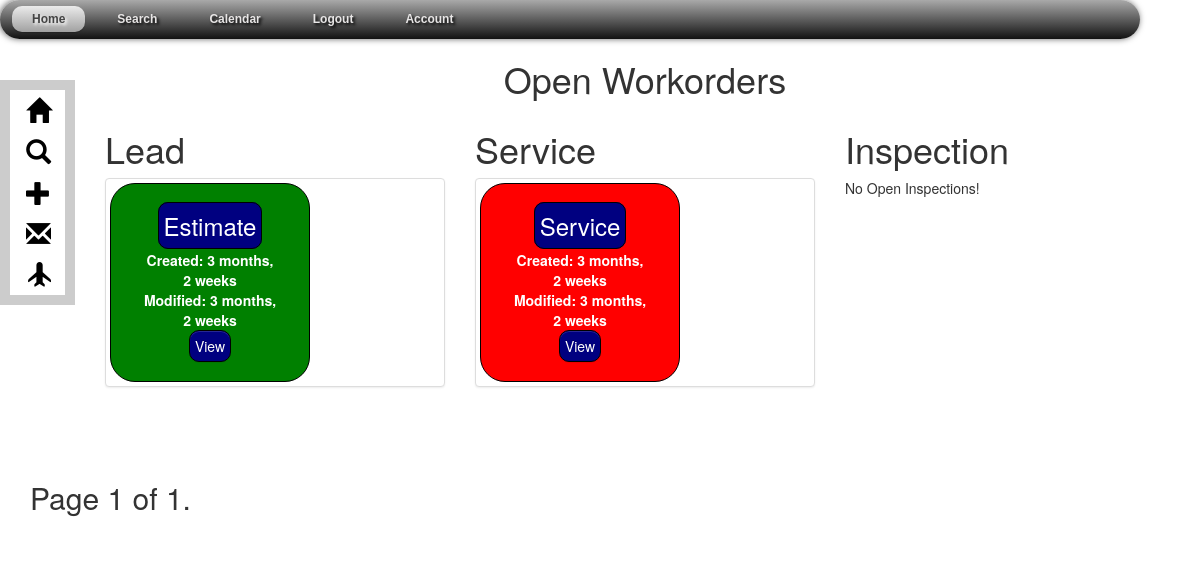
/customers/open_workorders/ (signed in), run on an earlier commit of the app's database.
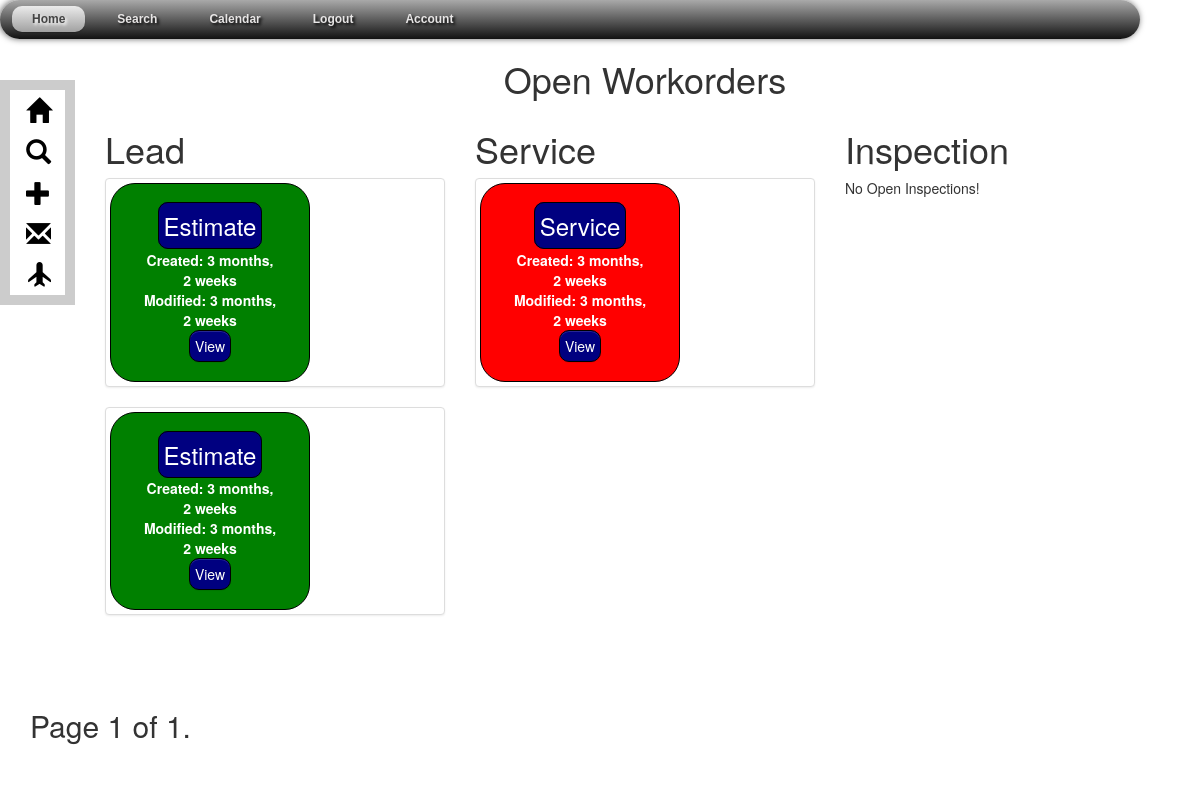
And on a later commit of the database.
### Customers/models.py (models this page shows, shortened)
class Appointment(models.Model):
    appId = models.AutoField(primary_key=True)
    customer_id = models.ForeignKey('Customer', default=0)
    jobsite_id = models.ForeignKey('Jobsite')
    title = models.CharField(null=True, blank=True, choices=TITLES,max_length=10)
    problem = models.CharField(max_length=200, null=True)
    url = models.CharField(max_length=200, default="")
    schedule_date = models.DateField(null=True, blank=True)
    unscheduled = models.BooleanField(default=True)
    time_slot = models.CharField(blank=True, choices=TIME_SLOTS, default='', max_length=20, null=True)
    start = models.CharField(null=True, max_length=30, blank=True)
    end = models.CharField(null=True, max_length=30, blank=True)
    appt = models.CharField(null=True, max_length=70, blank=True)
    color = models.CharField(null=True, max_length=20, default="red")
    assigned_to = models.CharField(choices=LEAD_ASSIGNED_CHOICES,max_length=20, blank=True, default="")
    contract = models.FileField(upload_to=upload_location, blank=True)
    completed = models.BooleanField(default=False, blank=True)
    created = models.DateTimeField(auto_now=False, auto_now_add=True, null=True)
    modified = models.DateTimeField(auto_now=True, auto_now_add=False, null=True)
    modified_by = models.CharField(max_length=50, default=1, null=True)
    notes = models.TextField(max_length=200, default='', null=True)
    def get_absolute_url(self):
        return reverse("customers:appointment_detail", kwargs={"id": self.customer_id, "jobId":self.jobsite_id, "appId":self.appId})

### Customers/views.py (the view)
@login_required(login_url='customers:login')
def open_workorders(request):
    queryset_list = Appointment.objects.all().filter(completed=False).order_by('created')
    paginator = Paginator(queryset_list, 25) # show 25 customers per page
    page_request_var = "page"
    page = request.GET.get(page_request_var)
    ests = queryset_list.filter(title="Estimate")
    servs = queryset_list.filter(title="Service")
    insp = queryset_list.filter(title="Inspection")
    try:
        queryset = paginator.page(page)
    except PageNotAnInteger:
        queryset = paginator.page(1)
    except EmptyPage:
        queryset = paginator.page(paginator.num_pages)
    context = {
        "openlead": "Lead",
        "openserv": "Service",
        "openinsp": "Inspection",
        "ests":ests,
        "servs":servs,
        "insp":insp,
        "object_list": queryset,
        "page_request_var": page_request_var,
    }
    return render(request, "open_workorders.html", context)

### Customers/models.py (called while the page is built)
    def __str__(self):
        return str(self.id)

    def __str__(self):
        return str(self.jobId)

### Customers/templates/open_workorders.html (shortened to what this page needs)
{% extends "base.html" %}
{% block content %}
<div class="container col-xs-12">
<h1 align="center">Open Workorders</h1>
    <div id="lead-div" class="col-xs-4">
        <h1>{{ openlead }}</h1>
        {% if ests%}
        {% for obj in ests %}
            <div class="thumbnail">
                <div class="caption">
                    <h3 class="lead-link"><a href="{{obj.get_absolute_url }}" class="">{{obj.title}}</a></h3>
                    <div class="info">
                    <strong>Created: {{obj.created|timesince }}</strong></br>
                    <strong>Modified: {{ obj.modified|timesince }}</strong><br/>
                    </div>
                    <a href="{{ obj.get_absolute_url }}" class="btn btn-info" id="btnViewWorkorder" role="button">View</a></p>
                </div>
            </div>
        {%endfor%}
        {% else %}
        No Open Leads
        {% endif %}
    </div>
    <div id="serv-div" class="col-xs-4">
        <h1>{{openserv}}</h1>
        {% if servs %}
            {% for obj in servs %}
                <div class="thumbnail">
                    <div class="caption">
                        <h3 class="serv-link"><a href="{{obj.get_absolute_url }}"class="thumbnail-heading">{{obj.title}}</a></h3>
                        <div class="info">
                        <strong>Created: {{obj.created|timesince }}</strong></br>
                        <strong>Modified: {{ obj.modified|timesince }}</strong><br/>
                        </div>
                        <a href="{{ obj.get_absolute_url }}" class="btn btn-info" id="btnViewWorkorder" role="button">View</a></p>
                    </div>
                </div>
            {% endfor %}
        {% else %}
        No Open Service Calls! Good Job!
        {% endif %}
    </div>
    <div id="insp-div" class="col-xs-4">
        <h1>{{openinsp}}</h1>
        {% if insp %}
        {% for obj in insp %}
            <div class="thumbnail">
                <div class="caption">
                    <h3 class="insp-link"><a href="{{obj.get_absolute_url }}"class="thumbnail-heading">{{obj.title}}</a></h3>
                    <div class="info">
                    <strong>Created: {{obj.created|timesince }}</strong></br>
                    <strong>Modified: {{ obj.modified|timesince }}</strong><br/>
                    </div>
                    <a href="{{ obj.get_absolute_url }}" class="btn btn-info" id="btnViewWorkorder" role="button">View</a></p>
                </div>
            </div>
        {% endfor %}
        {% else %}
        No Open Inspections!
        {% endif %}
    </div>
</div>
{% endblock content %}
{% block footer %}
<div class="pagination col-md-8">
    <span class="step-links">
        <span class="current">
            Page {{ object_list.number }} of {{ object_list.paginator.num_pages }}.
        </span>
    </span>
</div>
</div>
{% endblock footer %}}

What changed in the data, as far as the page shows it:
added Appointment: title "Estimate", created "3 months, 2 weeks", modified "3 months, 2 weeks", shown under "Lead"
